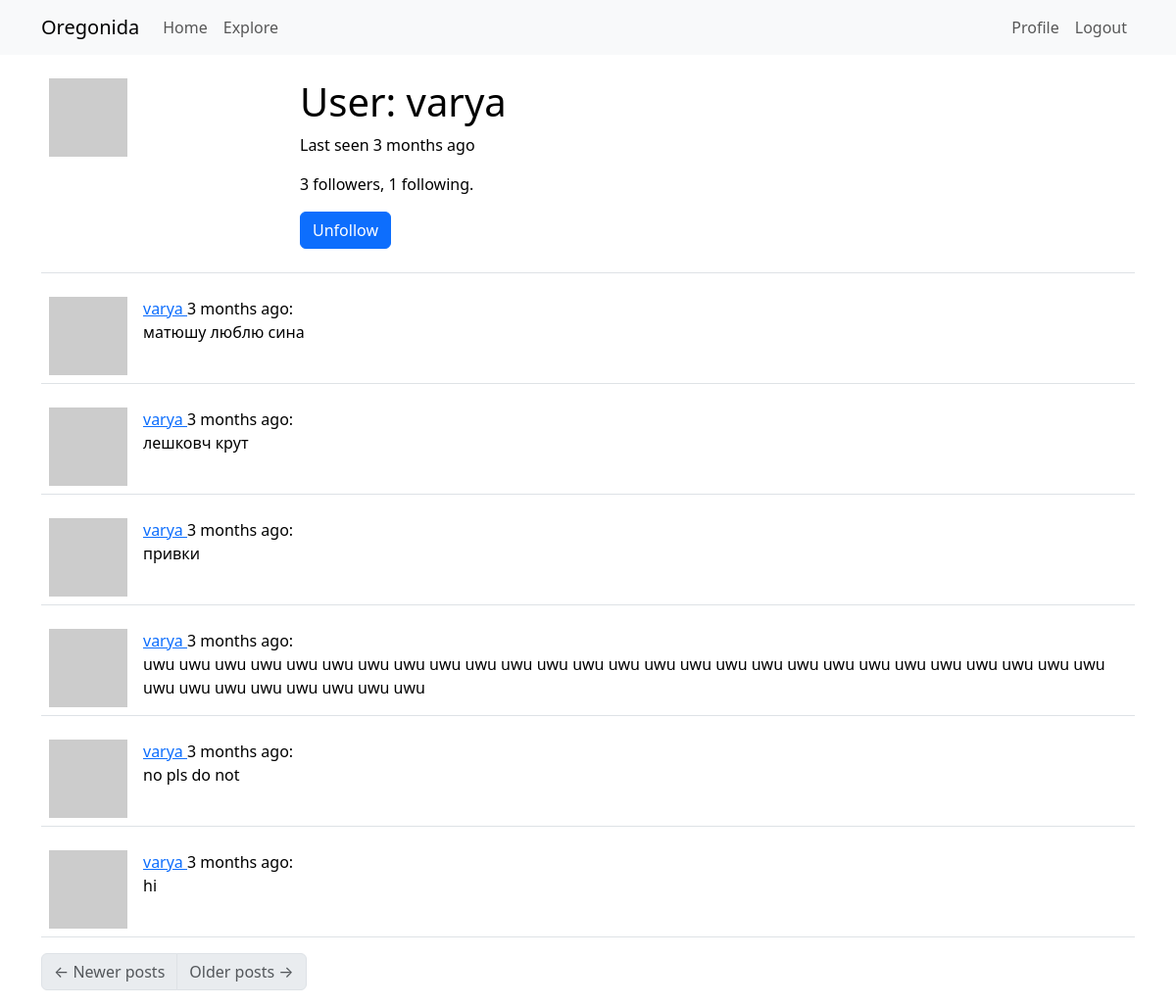
Screenshot of /user/2 (signed in) with the database file from the repository.
### app/models.py (models this page shows, shortened)
class User(UserMixin, db.Model):
    id: so.Mapped[int] = so.mapped_column(primary_key=True)
    username: so.Mapped[str] = so.mapped_column(sa.String(64), index=True,
                                                unique=True)
    email: so.Mapped[str] = so.mapped_column(sa.String(120), index=True,
                                             unique=True)
    password_hash: so.Mapped[Optional[str]] = so.mapped_column(sa.String(256))
    posts: so.WriteOnlyMapped['Post'] = so.relationship(
        back_populates='author')
    about_me: so.Mapped[Optional[str]] = so.mapped_column(sa.String(140))
    last_seen: so.Mapped[Optional[datetime]] = so.mapped_column(
        default=lambda: datetime.now(timezone.utc))
    following: so.WriteOnlyMapped['User'] = so.relationship(
        secondary=followers, primaryjoin=(followers.c.follower_id == id),
        secondaryjoin=(followers.c.followed_id == id),
        back_populates='followers')
    followers: so.WriteOnlyMapped['User'] = so.relationship(
        secondary=followers, primaryjoin=(followers.c.followed_id == id),
        secondaryjoin=(followers.c.follower_id == id),
        back_populates='following')
    def avatar(self, size):
        digest = md5(self.email.lower().encode('utf-8')).hexdigest()
        return f'https://www.gravatar.com/avatar/{digest}?d=identicon&s={size}'
    '''----------------------followers----------------------'''
    def is_following(self, user):
        query = self.following.select().where(User.id == user.id)
        return db.session.scalar(query) is not None
    def followers_count(self):
        query = sa.select(sa.func.count()).select_from(
            self.followers.select().subquery())
        return db.session.scalar(query)
    def following_count(self):
        query = sa.select(sa.func.count()).select_from(
            self.following.select().subquery())
        return db.session.scalar(query)
    '''----------------------followers----------------------'''

class Post(db.Model):
    id: so.Mapped[int] = so.mapped_column(primary_key=True)
    body: so.Mapped[str] = so.mapped_column(sa.String(140))
    timestamp: so.Mapped[datetime] = so.mapped_column(
        index=True, default=lambda: datetime.now(timezone.utc))
    user_id: so.Mapped[int] = so.mapped_column(sa.ForeignKey(User.id),
                                               index=True)
    author: so.Mapped[User] = so.relationship(back_populates='posts')

### app/routes.py (the view)
@app.route('/user/<id>')
@login_required
def user(id):
    user = db.first_or_404(sa.select(User).where(User.id == id))
    page = request.args.get('page', 1, type=int)
    query = user.posts.select().order_by(Post.timestamp.desc())
    posts = db.paginate(query, page=page,
                        per_page=app.config['POSTS_PER_PAGE'],
                        error_out=False)
    next_url = url_for('user', id=user.id, page=posts.next_num) \
        if posts.has_next else None
    prev_url = url_for('user', id=user.id, page=posts.prev_num) \
        if posts.has_prev else None
    form = EmptyForm()
    return render_template('user.html', user=user, posts=posts.items,
                           next_url=next_url, prev_url=prev_url, form=form)

### app/forms.py
class EmptyForm(FlaskForm):
    submit = SubmitField('Submit')

### app/models.py (called while the page is built)
@login.user_loader
def load_user(id):
    return db.session.get(User, int(id))

### app/routes.py (called while the page is built)
@app.before_request
def before_request():
    if current_user.is_authenticated:
        current_user.last_seen = datetime.now(timezone.utc)
        db.session.commit()

### app/templates/user.html (shortened to what this page needs)
{% extends "base.html" %}
{% block content %}
    <table class="table table-hover">
        <tr>
            <td width="256px"><img src="{{ user.avatar(256) }}"></td>
            <td>
                <h1>User: {{ user.username }}</h1>
                {% if user.last_seen %}
                <p>Last seen {{ moment(user.last_seen).fromNow() }}</p>
                {% endif %}
                <p>{{ user.followers_count() }} followers, {{ user.following_count() }} following.</p>
                {% if user == current_user %}
                <p><a href="{{ url_for('edit_profile') }}">Edit your profile</a></p>
                {% else %}
                <p>
                    <form action="{{ url_for('unfollow', id=user.id) }}" method="post">
                        {{ form.submit(value='Unfollow', class_='btn btn-primary') }}
                    </form>
                </p>
                {% endif %}
            </td>
        </tr>
    </table>
    {% for post in posts %}
        {% include '_post.html' %}
    {% endfor %}
    <nav aria-label="Post navigation">
        <ul class="pagination">
            <li class="page-item{% if not prev_url %} disabled{% endif %}">
                <a class="page-link" href="{{ prev_url }}">
                    <span aria-hidden="true">&larr;</span> Newer posts
                </a>
            </li>
            <li class="page-item{% if not next_url %} disabled{% endif %}">
                <a class="page-link" href="{{ next_url }}">
                    Older posts <span aria-hidden="true">&rarr;</span>
                </a>
            </li>
        </ul>
    </nav>
{% endblock %}

### app/templates/_post.html
<table class="table table-hover">
    <tr>
        <td width="70px">
            <a href="{{ url_for('user', id=post.author.id) }}">
                <img src="{{ post.author.avatar(70) }}" />
            </a>
        </td>
        <td>
            <a href="{{ url_for('user', id=post.author.id) }}">
                {{ post.author.username }}
            </a>
            {{ moment(post.timestamp).fromNow() }}:
            <br>
            {{ post.body }}
        </td>
    </tr>
</table>

### rows the page displays
User: username "varya", last_seen "3 months ago"
Post: author.username "varya", timestamp "3 months ago", body "матюшу люблю сина"
Post: author.username "varya", timestamp "3 months ago", body "лешковч крут"
Post: author.username "varya", timestamp "3 months ago", body "привки"
Post: author.username "varya", timestamp "3 months ago", body "uwu uwu uwu uwu uwu uwu uwu uwu uwu uwu uwu uwu uwu uwu uwu uwu uwu uwu uwu uwu uwu uwu uwu uwu uwu uwu uwu uwu uwu uwu uwu uwu uwu uwu uwu"
Post: author.username "varya", timestamp "3 months ago", body "no pls do not"
Post: author.username "varya", timestamp "3 months ago", body "hi"

### other values shown
{{ user.followers_count() }} "3"
{{ user.following_count() }} "1"
